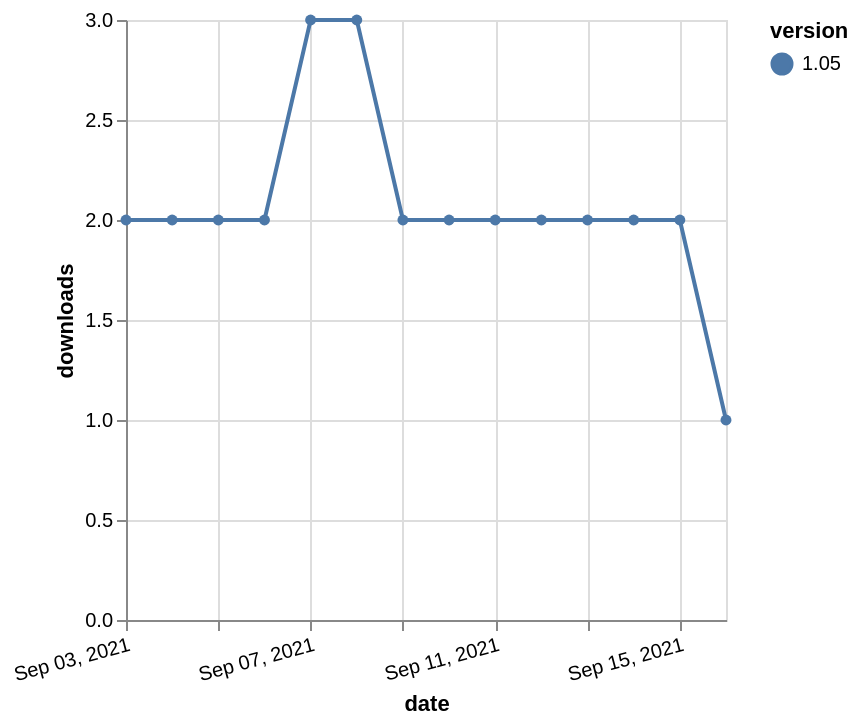

Here is the Vega-Lite specification saved for this chart:
### Vega-Lite specification from a JSON file in a GitHub repository (floating-point values rounded to 4 significant figures)
{"$schema": "https://vega.github.io/schema/vega-lite/v5.json", "description": "A simple bar chart with embedded data.", "data": {"values": [{"date": "2021-09-03", "total": 1861, "delta": 2, "version": "1.05"}, {"date": "2021-09-04", "total": 1863, "delta": 2, "version": "1.05"}, {"date": "2021-09-05", "total": 1865, "delta": 2, "version": "1.05"}, {"date": "2021-09-06", "total": 1867, "delta": 2, "version": "1.05"}, {"date": "2021-09-07", "total": 1870, "delta": 3, "version": "1.05"}, {"date": "2021-09-08", "total": 1873, "delta": 3, "version": "1.05"}, {"date": "2021-09-09", "total": 1875, "delta": 2, "version": "1.05"}, {"date": "2021-09-10", "total": 1877, "delta": 2, "version": "1.05"}, {"date": "2021-09-11", "total": 1879, "delta": 2, "version": "1.05"}, {"date": "2021-09-12", "total": 1881, "delta": 2, "version": "1.05"}, {"date": "2021-09-13", "total": 1883, "delta": 2, "version": "1.05"}, {"date": "2021-09-14", "total": 1885, "delta": 2, "version": "1.05"}, {"date": "2021-09-15", "total": 1887, "delta": 2, "version": "1.05"}, {"date": "2021-09-16", "total": 1888, "delta": 1, "version": "1.05"}]}, "width": "container", "mark": {"type": "line", "point": {"filled": true}}, "encoding": {"x": {"field": "date", "type": "temporal", "timeUnit": "yearmonthdate", "title": "date", "axis": {"labelAngle": -15}}, "y": {"field": "delta", "type": "quantitative", "title": "downloads"}, "color": {"field": "version", "type": "nominal"}, "tooltip": {"field": "delta"}}}
